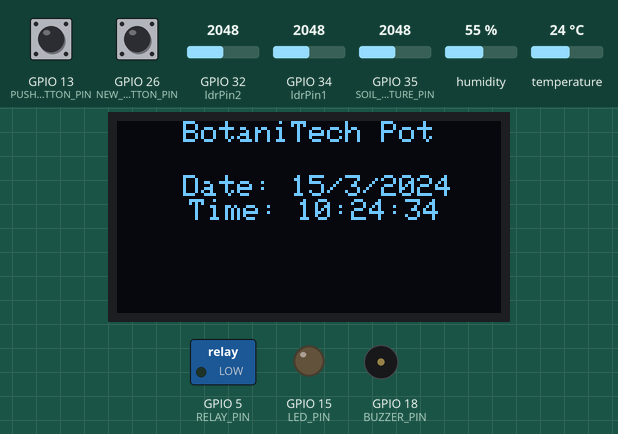
Simulated run of this sketch. Board: ESP32. Parts: 128×64 one-colour display, switched loads named in the sketch (green lamp = pin HIGH), output pins drawn as LEDs (lit = HIGH), buzzer (waves = sounding). Inputs (shaded band) come from the test bench; at power-on: GPIO 26 (NEW_PUSH_BUTTON_PIN) HIGH, GPIO 32 (ldrPin2) = 2048, GPIO 35 (SOIL_MOISTURE_PIN) = 2048, GPIO 34 (ldrPin1) = 2048, GPIO 13 (PUSH_BUTTON_PIN) HIGH, humidity 55 %, temperature 24 °C. WiFi joins after 1.5 s; servers stay silent unless stated; the display library's start-up logo is not drawn; the local clock reads 2024-03-15 10:24:30 at power-on unless the sketch sets it; pins used as bus, display or sensor lines are not drawn; what the sketch prints to the serial monitor is not drawn.

Above: at 5.0 s.
5.1 s: GPIO 26 (NEW_PUSH_BUTTON_PIN) pulled LOW for 1 s
At 6.4 s:
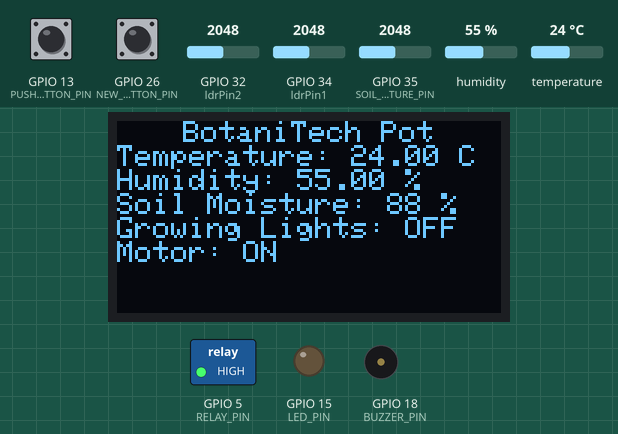
7.6 s: GPIO 32 (ldrPin2) set to 1887
At 8.9 s:
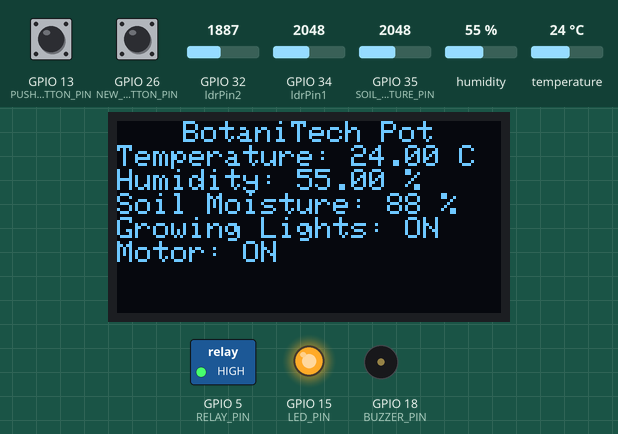
15.0 s: GPIO 35 (SOIL_MOISTURE_PIN) set to 1821
At 17.5 s:
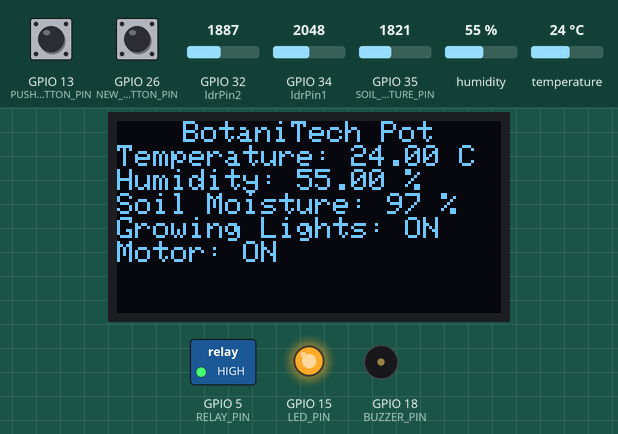
22.4 s: GPIO 35 (SOIL_MOISTURE_PIN) set to 1747
At 23.9 s:
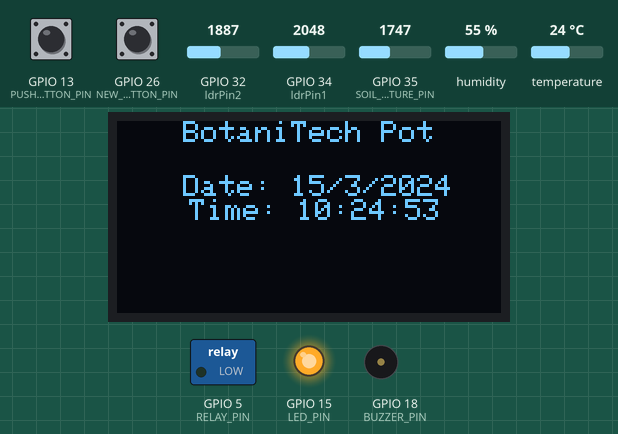
28.6 s: GPIO 34 (ldrPin1) set to 2147
At 29.7 s:
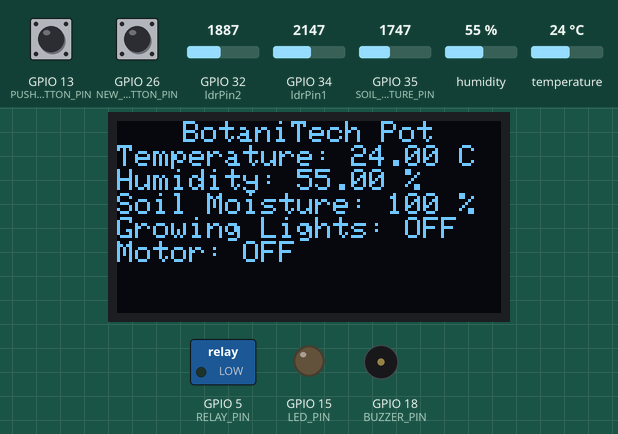
35.6 s: GPIO 13 (PUSH_BUTTON_PIN) pulled LOW for 3.2 s
At 39.9 s:
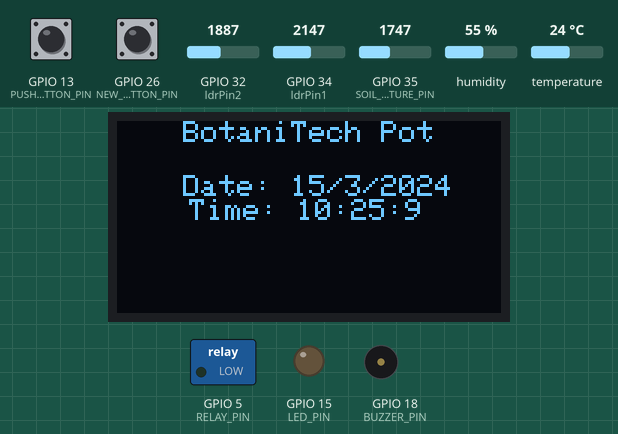
Timing chart, 0 to 41.3 s (numbered marks = the images above; inputs shaded):
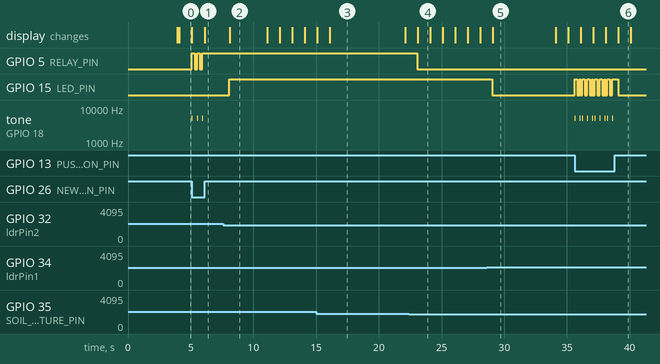

Measured:
- the behaviour switches between 1954 and 1953 on GPIO 32 (ldrPin2) (found by bisection; images 1 and 2)
- the behaviour switches between 1774 and 1773 on GPIO 35 (SOIL_MOISTURE_PIN) (found by bisection; images 3 and 4)
- the behaviour switches between 2114 and 2115 on GPIO 34 (ldrPin1) (found by bisection; images 4 and 5)
- after the input at 5.1 s, GPIO 5 (RELAY_PIN): alternates HIGH for 0.20 s and LOW for 0.20 s, 5 changes in all, then stays HIGH, starting at once; tone on GPIO 18 (BUZZER_PIN): alternates 5000 Hz for 0.01 s and silent for 0.39 s, 6 changes in all, then stays silent, starting at once
- after the input at 7.6 s, GPIO 15 (LED_PIN): LOW → HIGH after 0.46 s; the display: changes after 0.50 s (image 2)
- after the input at 22.4 s, GPIO 5 (RELAY_PIN): HIGH → LOW after 0.66 s
- after the input at 28.6 s, GPIO 15 (LED_PIN): HIGH → LOW after 0.46 s; the display: changes after 0.50 s (image 5)

The sketch:

CODE_SmartPOT.ino
```cpp
#define BLYNK_TEMPLATE_ID "TMPL60lvmkPau"
#define BLYNK_TEMPLATE_NAME "TEMP HUMIDITY"
#define LEDC_CHANNEL 0

#include <BlynkSimpleEsp32.h>
#include <WiFi.h>
#include <Wire.h>
#include <Adafruit_GFX.h>
#include <Adafruit_SSD1306.h>
#include <DHT.h>
#include <RTClib.h>

char auth[] = "rw53z20fiO9vRsRFrkbEJ9ZvVuNwtWl4";
char ssid[] = "Mobitel_4G_B6801";
char pass[] = "Tharindu130";

#define DHTTYPE DHT11
#define DHTPIN 4
#define SOIL_MOISTURE_PIN 35
#define RELAY_PIN 5
#define RELAY_PIN2 4
#define BUZZER_PIN 18
#define LED_PIN 15
#define PUSH_BUTTON_PIN 13
#define NEW_PUSH_BUTTON_PIN 26  // New push button
#define SDA 21
#define SCL 22
#define ldrPin1 34
#define ldrPin2 32

DHT dht(DHTPIN, DHTTYPE);
Adafruit_SSD1306 display(128, 64, &Wire);
RTC_DS3231 rtc;

bool ledState = false;
bool relayState = false;
bool relayState2 = false;
bool buzzerActivated = false;
bool showDateTimeFrame = true;
BlynkTimer timer;

unsigned long lastDebounceTime = 0;
unsigned long debounceDelay = 200;  // Increased debounce delay for the first button
unsigned long lastButton2DebounceTime = 0;
unsigned long button2DebounceDelay = 200;  // Increased debounce delay for the second button
unsigned long lastFrameChange = 0;
const unsigned long frameChangeInterval = 5000;

void controlBuzzer(bool state) {
  if (state && !buzzerActivated) {
    ledcWrite(LEDC_CHANNEL, 255);
    delay(10);
    ledcWrite(LEDC_CHANNEL, 0);
    buzzerActivated = true;
  } else if (!state) {
    ledcWrite(LEDC_CHANNEL, 0);
    buzzerActivated = false;
  }
}

void updateRelayState(bool newState) {
  digitalWrite(RELAY_PIN, newState);
  relayState = newState;
  Blynk.virtualWrite(V1, relayState);
  controlBuzzer(relayState);
}

void controlLed(bool state) {
  digitalWrite(LED_PIN, state);
  ledState = state;
  Blynk.virtualWrite(V0, ledState);
  controlBuzzer(ledState);
}

void sendSensor() {
  Serial.println("Reading sensors...");

  float h = dht.readHumidity();
  float t = dht.readTemperature();
  int soilMoisture = analogRead(SOIL_MOISTURE_PIN);

  if (isnan(h) || isnan(t)) {
    Serial.println("Failed to read from DHT sensor!");
    return;
  }

  // Send notification if soil moisture level is less than 20%


  int sensorValue1 = analogRead(ldrPin1);
  int sensorValue2 = analogRead(ldrPin2);

  // Calculate average
  int averageValue = (sensorValue1 + sensorValue2) / 2;

  Serial.print("Sensor 1: ");
  Serial.println(sensorValue1);
  Serial.print("Sensor 2: ");
  Serial.println(sensorValue2);

  int moisturePercentage = map(soilMoisture, 1750, 4095, 100, 0);
  moisturePercentage = constrain(moisturePercentage, 0, 100);

  if (moisturePercentage < 20) {
    Blynk.logEvent("soil_moisture","Hey Plant enthusiast, Your Baby Getting Dry...");
  }

  if (moisturePercentage <= 75 && !relayState) {
    updateRelayState(true);
  } else if (moisturePercentage >= 100 && relayState) {
    updateRelayState(false);
  }
  if (averageValue <= 2000 && !ledState) {
    controlLed(true);
  } else if (averageValue > 2000 && ledState) {
    controlLed(false);
  }
  if (h < 75) {
    // Turn on relay
    digitalWrite(RELAY_PIN2, HIGH);
    Serial.println("Relay ON");
    relayState2 = true;
  } else {
    // Turn off relay
    digitalWrite(RELAY_PIN2, LOW);
    Serial.println("Relay OFF");
    relayState2 = false;
  }
  Serial.print("Relay 2 Status : ");
  Serial.println(relayState2);

  display.clearDisplay();
  display.setTextSize(1.5);
  display.setTextColor(SSD1306_WHITE);
  display.setCursor(22, 0);
  display.println("BotaniTech Pot");

  if (showDateTimeFrame) {
    display.setTextSize(1);
    display.setCursor(22, 18);
    DateTime now = rtc.now();
    display.println("Date: " + String(now.day()) + "/" + String(now.month()) + "/" + String(now.year()));
    display.println("    Time: " + String(now.hour()) + ":" + String(now.minute()) + ":" + String(now.second()));
  } else {
    display.setTextSize(1);
    display.setCursor(0, 8);
    display.println("Temperature: " + String(t) + " C");
    display.println("Humidity: " + String(h) + " %");
    display.println("Soil Moisture: " + String(moisturePercentage) + " %");
    display.println("Growing Lights: " + String(ledState ? "ON" : "OFF"));
    display.println("Motor: " + String(relayState ? "ON" : "OFF"));
  }

  display.display();

  unsigned long currentTime = millis();
  if (currentTime - lastFrameChange >= frameChangeInterval) {
    showDateTimeFrame = !showDateTimeFrame; // Switch frames
    lastFrameChange = currentTime; // Reset timer
  }

  Blynk.virtualWrite(V5, t);
  Blynk.virtualWrite(V6, h);
  Blynk.virtualWrite(V7, moisturePercentage);

  controlBuzzer(relayState);
}

void setup() {
  Serial.begin(9600);
  Serial.println("Initializing...");

  dht.begin();
  display.begin(SSD1306_SWITCHCAPVCC, 0x3C);
  display.display();
  delay(2000);
  display.clearDisplay();
  display.setTextSize(1);
  display.setTextColor(SSD1306_WHITE);

  pinMode(LED_PIN, OUTPUT);
  pinMode(RELAY_PIN, OUTPUT);
  pinMode(RELAY_PIN2, OUTPUT);


  pinMode(BUZZER_PIN, OUTPUT);
  pinMode(PUSH_BUTTON_PIN, INPUT_PULLUP);
  pinMode(NEW_PUSH_BUTTON_PIN, INPUT_PULLUP);  // New push button

  ledcSetup(LEDC_CHANNEL, 5000, 10);
  ledcAttachPin(BUZZER_PIN, LEDC_CHANNEL);

  timer.setInterval(1000L, sendSensor);

  Blynk.begin(auth, ssid, pass);
  rtc.begin();

  while (!Serial) {
    delay(10); // Wait for serial monitor to open
  }

  if (!rtc.begin()) {
    Serial.println("Couldn't find RTC");
    while (1);
  }

  if (rtc.lostPower()) {
    Serial.println("RTC lost power, let's set the time!");
    rtc.adjust(DateTime(F(__DATE__), F(__TIME__)));
  }
}

void loop() {
  Blynk.run();
  timer.run();

  unsigned long currentMillis = millis();

  int buttonState = digitalRead(PUSH_BUTTON_PIN);
  if (buttonState == LOW && currentMillis - lastDebounceTime > debounceDelay) {
    lastDebounceTime = currentMillis;
    if (ledState) {
      controlLed(false);
    } else {
      controlLed(true);
    }
  }

  int button2State = digitalRead(NEW_PUSH_BUTTON_PIN);  // New push button
  if (button2State == LOW && currentMillis - lastButton2DebounceTime > button2DebounceDelay) {
    lastButton2DebounceTime = currentMillis;
    if (relayState) {
      updateRelayState(false);
    } else {
      updateRelayState(true);
    }
  }
}
```
